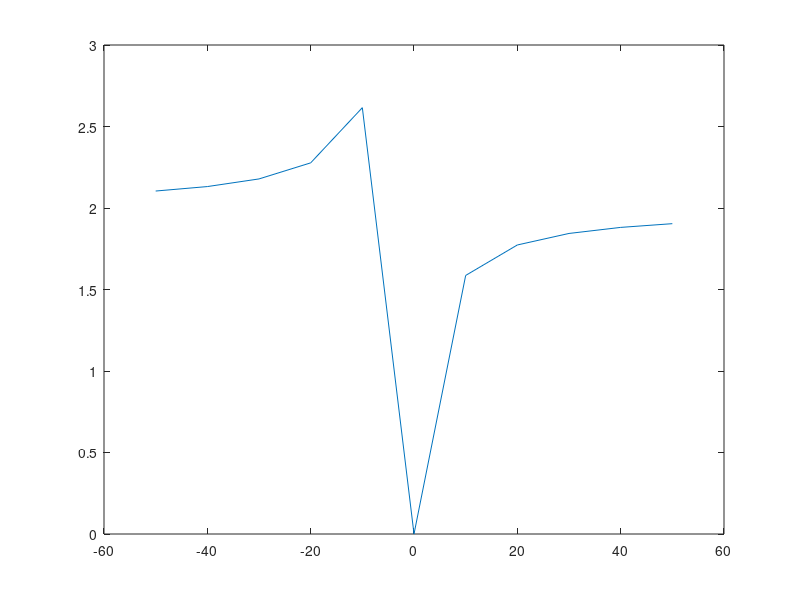

The MATLAB script that drew this image:
 % Author               Adriana trejo patricio 
% Date                  202123172
% Version                1
% Usage 15                :octave> /path/inecuaciones     
% Notes                    :Requiere aplicacion octave , usar su linea de comandos
%                     : https://octaveintro.readthedocs.io/en/latest/index.html
% limpiar variables
clear
%dominio de la funcion 
x = -50:10:50;
%Reglas de correspondencia (funcion)
y = (2*x.^2+3*x)./(x.^2+4*x+5)
%plotear funcion 
plot (x,y)